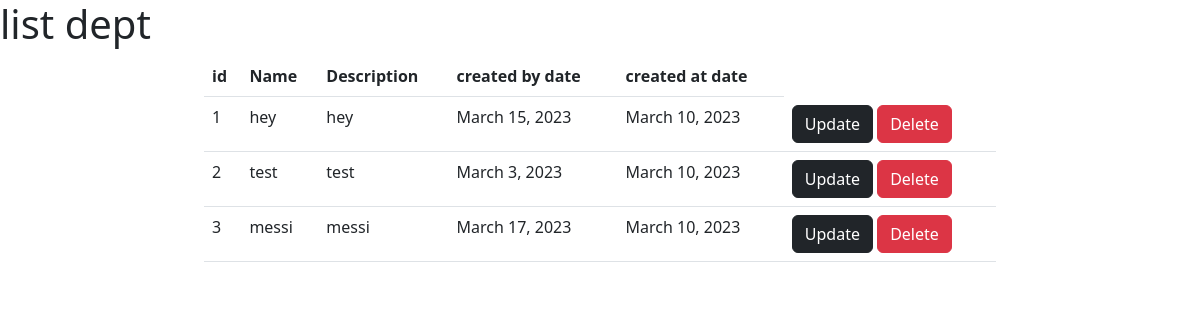
The page /list-deptmaster (signed in) on the database as committed earlier.
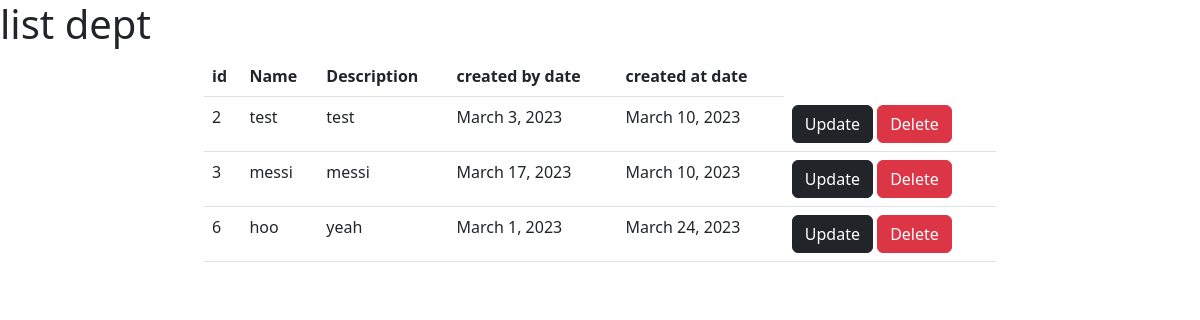
The same page on the database as committed later.
### empweb/models.py (models this page shows, shortened)
class Departmentmaster(models.Model):
    department_id=models.AutoField(primary_key=True)
    department_name=models.CharField(max_length=100)
    description=models.CharField(max_length=100)
    created_by_date=models.DateField()
    created_at_date=models.DateField(auto_now_add=True)

### empweb/views.py (the view)
# urls.py: path("list-deptmaster",DeptMasterListView.as_view(),name="list-deptmaster"),
@method_decorator(decs,name="dispatch")
class DeptMasterListView(ListView):
    template_name="list_deptmaster.html"
    model=Departmentmaster
    def get(self,request,*args,**kw):
        data=Departmentmaster.objects.all()
        context={'data':data}
        return render(request,'list_deptmaster.html',context)

### empweb/views.py (called while the page is built)
def signin_required(fn):
    def wrapper(request,*args,**kw):
        if not request.user.is_authenticated:
            return redirect("signin")
        else:
            return fn(request,*args,**kw)
    return wrapper

### empweb/templates/list_deptmaster.html (shortened to what this page needs)
<!DOCTYPE html>
<html lang="en">
<head>
<link href="https://cdn.jsdelivr.net/npm/bootstrap@5.3.0-alpha1/dist/css/bootstrap.min.css" rel="stylesheet">
</head>
<body>
    <h1>list dept</h1>
    <div class="row">
        <div class="col-2"></div>
        <div class="col-8">
         <table class="table">
            <tr>
                <th>id</th>
                <th>Name</th>
                <th>Description</th>
                <th>created by date </th>
                <th>created at date</th>
            </tr>
            {%for d in data%}
            <tr>
                <td>{{d.department_id}}</td>
                <td>{{d.department_name}}</td>
                <td>{{d.description}}</td>
                <td>{{d.created_by_date}}</td>
                <td>{{d.created_at_date}}</td>
                <td>
                    <a href="{%url 'update' d.department_id%}"><button type="submit" class="btn btn-dark">Update</button></a>
                    <a href="{%url 'dep_mas_delete' d.department_id%}"><button type="submit" class="btn btn-danger">Delete</button></a>
                </td>
            </tr>
            {%endfor%}
         </table>
        </div>
        <div class="col-2"></div>
    </div>
</body>
</html>

Rows that differ between the two databases and show on the page:
removed Departmentmaster: department_id "1", department_name "hey", description "hey", created_by_date "March 15, 2023", created_at_date "March 10, 2023"
added Departmentmaster: department_id "6", department_name "hoo", description "yeah", created_by_date "March 1, 2023", created_at_date "March 24, 2023"
